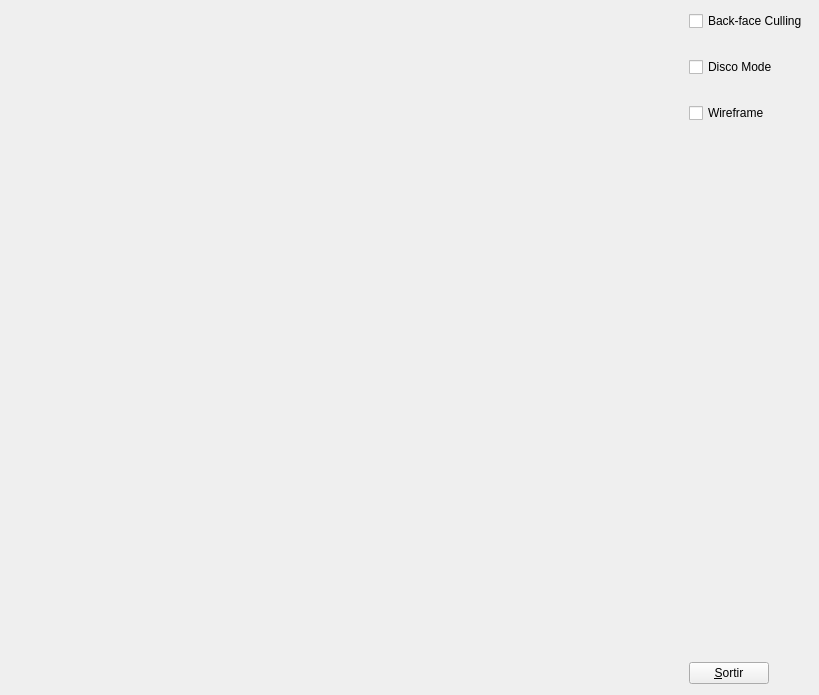
<?xml version="1.0" encoding="UTF-8"?>
<ui version="4.0">
 <class>MyForm</class>
 <widget class="QWidget" name="MyForm">
  <property name="geometry">
   <rect>
    <x>0</x>
    <y>0</y>
    <width>819</width>
    <height>695</height>
   </rect>
  </property>
  <property name="windowTitle">
   <string>IDI-Lab</string>
  </property>
  <layout class="QHBoxLayout" name="horizontalLayout">
   <item>
    <widget class="MyGLWidget" name="widget" native="true">
     <property name="sizePolicy">
      <sizepolicy hsizetype="Expanding" vsizetype="Expanding">
       <horstretch>0</horstretch>
       <verstretch>0</verstretch>
      </sizepolicy>
     </property>
     <property name="minimumSize">
      <size>
       <width>50</width>
       <height>50</height>
      </size>
     </property>
    </widget>
   </item>
   <item>
    <layout class="QVBoxLayout" name="verticalLayout">
     <item>
      <widget class="QCheckBox" name="checkBox_5">
       <property name="text">
        <string>Back-face Culling</string>
       </property>
      </widget>
     </item>
     <item>
      <spacer name="verticalSpacer_3">
       <property name="orientation">
        <enum>Qt::Vertical</enum>
       </property>
       <property name="sizeType">
        <enum>QSizePolicy::Fixed</enum>
       </property>
       <property name="sizeHint" stdset="0">
        <size>
         <width>20</width>
         <height>20</height>
        </size>
       </property>
      </spacer>
     </item>
     <item>
      <widget class="QCheckBox" name="checkBox_6">
       <property name="text">
        <string>Disco Mode</string>
       </property>
      </widget>
     </item>
     <item>
      <spacer name="verticalSpacer_2">
       <property name="orientation">
        <enum>Qt::Vertical</enum>
       </property>
       <property name="sizeType">
        <enum>QSizePolicy::Fixed</enum>
       </property>
       <property name="sizeHint" stdset="0">
        <size>
         <width>20</width>
         <height>20</height>
        </size>
       </property>
      </spacer>
     </item>
     <item>
      <widget class="QCheckBox" name="checkBox">
       <property name="text">
        <string>Wireframe</string>
       </property>
      </widget>
     </item>
     <item>
      <spacer name="verticalSpacer">
       <property name="orientation">
        <enum>Qt::Vertical</enum>
       </property>
       <property name="sizeHint" stdset="0">
        <size>
         <width>20</width>
         <height>40</height>
        </size>
       </property>
      </spacer>
     </item>
     <item>
      <widget class="QPushButton" name="pushButton">
       <property name="sizePolicy">
        <sizepolicy hsizetype="Fixed" vsizetype="Fixed">
         <horstretch>0</horstretch>
         <verstretch>0</verstretch>
        </sizepolicy>
       </property>
       <property name="text">
        <string>&amp;Sortir</string>
       </property>
      </widget>
     </item>
    </layout>
   </item>
  </layout>
 </widget>
 <customwidgets>
  <customwidget>
   <class>MyGLWidget</class>
   <extends>QWidget</extends>
   <header>MyGLWidget.h</header>
   <container>1</container>
   <slots>
    <slot>culling()</slot>
    <slot>mode_disco()</slot>
    <slot>wireframe()</slot>
   </slots>
  </customwidget>
 </customwidgets>
 <resources/>
 <connections>
  <connection>
   <sender>pushButton</sender>
   <signal>clicked()</signal>
   <receiver>MyForm</receiver>
   <slot>close()</slot>
   <hints>
    <hint type="sourcelabel">
     <x>759</x>
     <y>684</y>
    </hint>
    <hint type="destinationlabel">
     <x>818</x>
     <y>529</y>
    </hint>
   </hints>
  </connection>
  <connection>
   <sender>checkBox_5</sender>
   <signal>clicked()</signal>
   <receiver>widget</receiver>
   <slot>culling()</slot>
   <hints>
    <hint type="sourcelabel">
     <x>808</x>
     <y>30</y>
    </hint>
    <hint type="destinationlabel">
     <x>595</x>
     <y>300</y>
    </hint>
   </hints>
  </connection>
  <connection>
   <sender>checkBox_6</sender>
   <signal>clicked()</signal>
   <receiver>widget</receiver>
   <slot>mode_disco()</slot>
   <hints>
    <hint type="sourcelabel">
     <x>808</x>
     <y>83</y>
    </hint>
    <hint type="destinationlabel">
     <x>672</x>
     <y>395</y>
    </hint>
   </hints>
  </connection>
  <connection>
   <sender>checkBox</sender>
   <signal>clicked()</signal>
   <receiver>widget</receiver>
   <slot>wireframe()</slot>
   <hints>
    <hint type="sourcelabel">
     <x>740</x>
     <y>133</y>
    </hint>
    <hint type="destinationlabel">
     <x>650</x>
     <y>220</y>
    </hint>
   </hints>
  </connection>
 </connections>
</ui>
